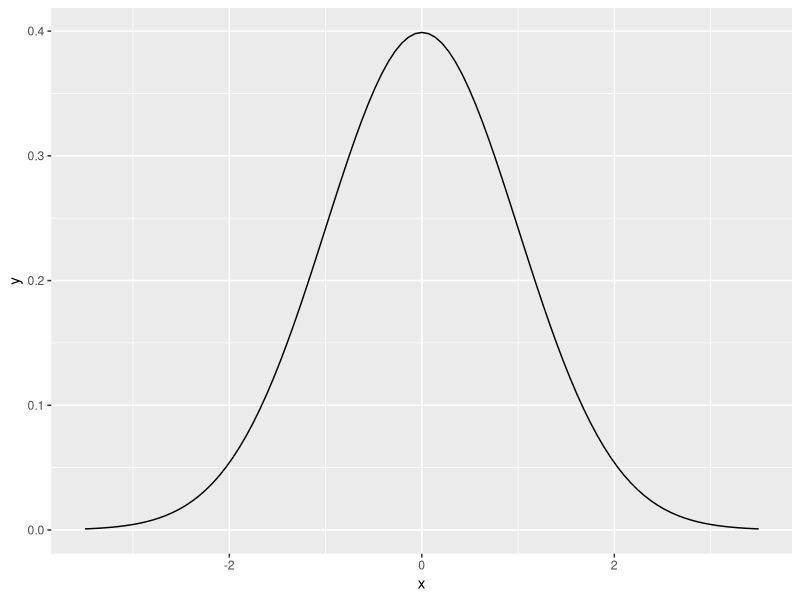

The R script that drew this image:
## ---- chunk 1
library(tidyverse)
dat <- data_frame(x = seq(-3.5, 3.5, by = 0.1))
dat %>% ggplot(aes(x)) + stat_function(fun = dnorm)
